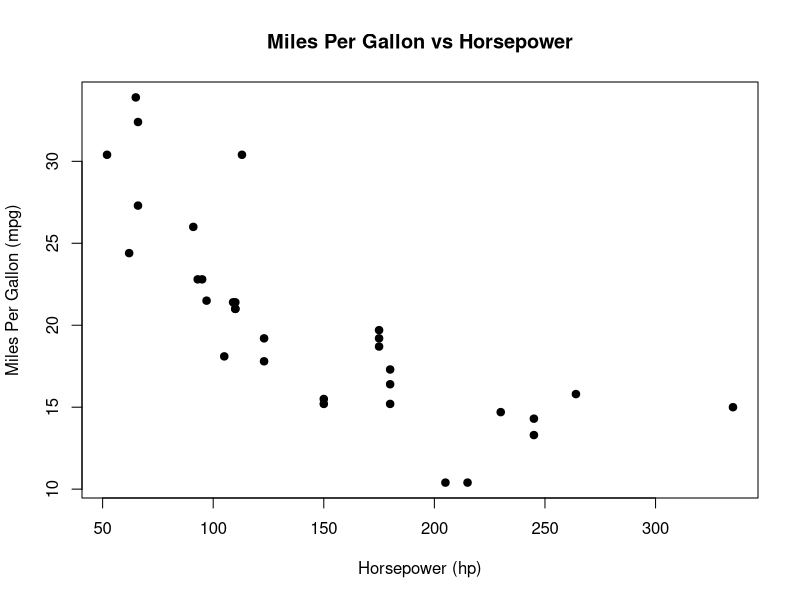
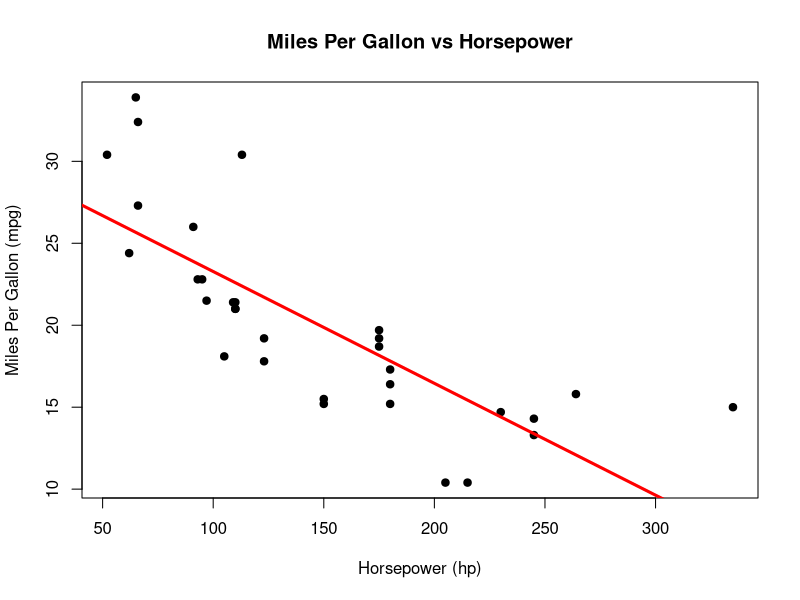
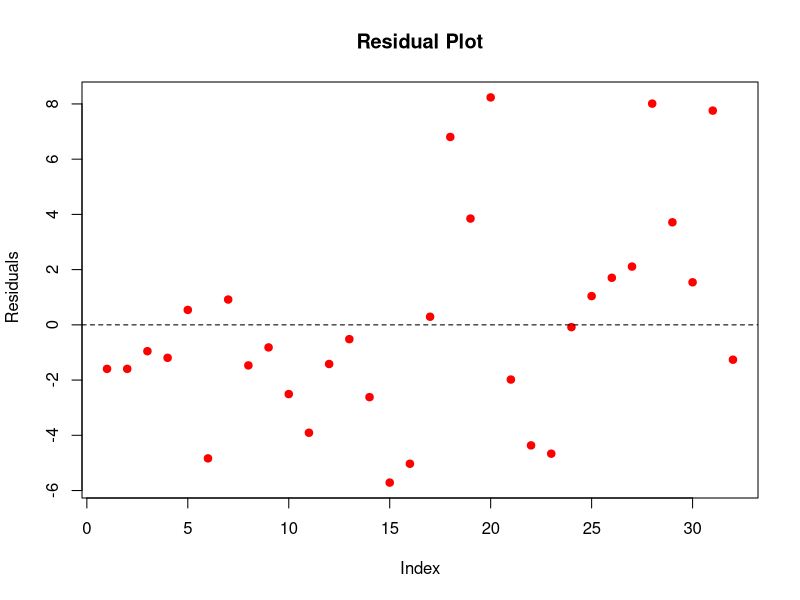

Generate these figures, in order, with R:
# loading the data set 
data(mtcars)
# viewing the first rows of data 
head(mtcars)
# creating a scatter plot: mpg vs hp
plot(mtcars$hp, mtcars$mpg,
     main = "Miles Per Gallon vs Horsepower", 
     xlab = "Horsepower (hp)",
     ylab = "Miles Per Gallon (mpg)",
     pch = 19,
     col= "Black")
# Building a linear regression to determine if there is a relationship -
# between our dependent variable (mpg) vs our independent variable (hp)
model <- lm(mpg ~ hp, data = mtcars)
# lets view the model summary 
summary(model)
# Plotting the data again
plot(mtcars$hp, mtcars$mpg,
     main = "Miles Per Gallon vs Horsepower", 
     xlab = "Horsepower (hp)",
     ylab = "Miles Per Gallon (mpg)",
     pch = 19,
     col= "Black")
# Adding the regression line
abline(model, col = "Red", lwd = 3)
# lets predict the MPG for a new car with 150 hp 
# creating a new data frame with hp = 150
new_data <- data.frame(hp = 150)
# now lets predict using our current model
predict(model, newdata = new_data)
# lets check residuals 
plot(model$residuals,
     main = "Residual Plot",
     ylab = " Residuals",
     xlab = "Index",
     pch = 19,
     col = "red"
     )
abline(h = 0, lty =2)

# Conclusion:
# This simple linear regression analysis used the built-in mtcars dataset
# to predict Miles per Gallon (mpg) based on Horsepower (hp).
# Key findings:
# - Regression equation: mpg = 30.10 - 0.068 * hp
# - R-squared: 0.60 → Horsepower explains 60% of the variance in mpg
# - P-value for hp: < 0.001 = Statistically significant
# - Residual plot suggests a decent linear fit with a few outliers
#
# Next steps (if extended):
# - Try multiple regression by adding more variables (e.g. weight)
# - Check for interaction effects or nonlinear models
